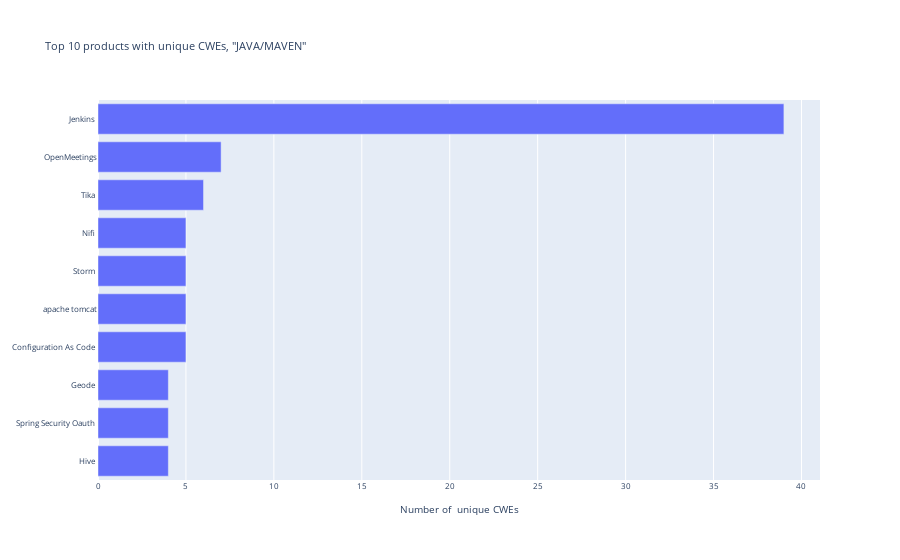

The notebook cell this image was saved under:
### Markdown cell above
## 3.4. Top 10 products with unique CWEs

### Code cell
#top unique CWEs per product, i.e. products with the greatest variety of weaknesses
y = pdata.groupby('product')['cwe'].nunique().sort_values().tail(10)

fig = go.Figure()
fig.add_bar(x=y.values, y=y.index.values, orientation='h')

fig.update_layout(title='Top 10 products with unique CWEs, "JAVA/MAVEN"',
                  xaxis = dict(title='Number of  unique CWEs'),
                  font=dict(size=8))

### Figure 1 — Plotly figure (JSON) as saved in the notebook; plotly's stock layout.template omitted (floating-point values rounded to 4 significant figures)
{"data": [{"orientation": "h", "type": "bar", "x": [4, 4, 4, 5, 5, 5, 5, 6, 7, 39], "y": ["Hive ", "Spring Security Oauth ", "Geode ", "Configuration As Code ", "apache tomcat", "Storm ", "Nifi ", "Tika ", "OpenMeetings", "Jenkins "]}], "layout": {"autosize": true, "font": {"size": 8}, "title": {"text": "Top 10 products with unique CWEs, \"JAVA/MAVEN\""}, "xaxis": {"autorange": true, "range": [0, 41.05], "title": {"text": "Number of  unique CWEs"}, "type": "linear"}, "yaxis": {"autorange": true, "range": [-0.5, 9.5], "type": "category"}}}
